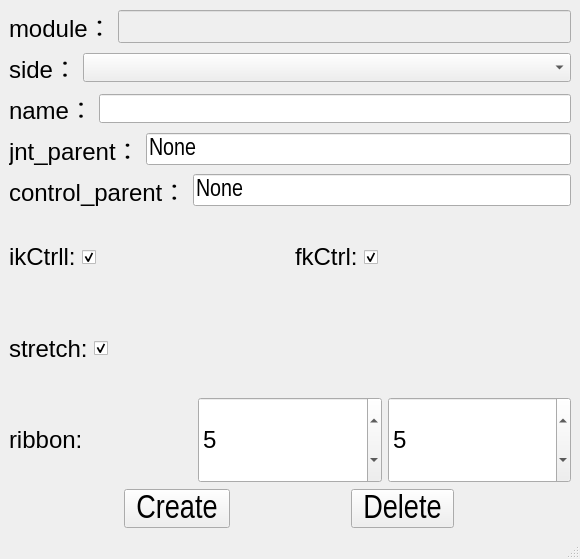
<?xml version="1.0" encoding="UTF-8"?>
<ui version="4.0">
 <class>MainWindow</class>
 <widget class="QMainWindow" name="MainWindow">
  <property name="geometry">
   <rect>
    <x>0</x>
    <y>0</y>
    <width>580</width>
    <height>559</height>
   </rect>
  </property>
  <property name="windowTitle">
   <string>MainWindow</string>
  </property>
  <widget class="QWidget" name="centralwidget">
   <layout class="QVBoxLayout" name="verticalLayout_2">
    <item>
     <layout class="QVBoxLayout" name="verticalLayout">
      <item>
       <layout class="QHBoxLayout" name="horizontalLayout">
        <item>
         <widget class="QLabel" name="label">
          <property name="sizePolicy">
           <sizepolicy hsizetype="Fixed" vsizetype="Fixed">
            <horstretch>0</horstretch>
            <verstretch>0</verstretch>
           </sizepolicy>
          </property>
          <property name="font">
           <font>
            <pointsize>18</pointsize>
            <kerning>true</kerning>
           </font>
          </property>
          <property name="contextMenuPolicy">
           <enum>Qt::PreventContextMenu</enum>
          </property>
          <property name="layoutDirection">
           <enum>Qt::LeftToRight</enum>
          </property>
          <property name="text">
           <string>module：</string>
          </property>
          <property name="alignment">
           <set>Qt::AlignLeading|Qt::AlignLeft|Qt::AlignVCenter</set>
          </property>
         </widget>
        </item>
        <item>
         <widget class="QLineEdit" name="module_edit">
          <property name="enabled">
           <bool>false</bool>
          </property>
          <property name="font">
           <font>
            <pointsize>16</pointsize>
           </font>
          </property>
         </widget>
        </item>
       </layout>
      </item>
      <item>
       <layout class="QHBoxLayout" name="horizontalLayout_2">
        <item>
         <widget class="QLabel" name="side_label">
          <property name="sizePolicy">
           <sizepolicy hsizetype="Fixed" vsizetype="Fixed">
            <horstretch>0</horstretch>
            <verstretch>0</verstretch>
           </sizepolicy>
          </property>
          <property name="font">
           <font>
            <pointsize>18</pointsize>
            <weight>50</weight>
            <bold>false</bold>
            <kerning>true</kerning>
           </font>
          </property>
          <property name="focusPolicy">
           <enum>Qt::NoFocus</enum>
          </property>
          <property name="contextMenuPolicy">
           <enum>Qt::DefaultContextMenu</enum>
          </property>
          <property name="layoutDirection">
           <enum>Qt::LeftToRight</enum>
          </property>
          <property name="text">
           <string>side：</string>
          </property>
          <property name="alignment">
           <set>Qt::AlignLeading|Qt::AlignLeft|Qt::AlignVCenter</set>
          </property>
         </widget>
        </item>
        <item>
         <widget class="QComboBox" name="side_cbox">
          <property name="sizePolicy">
           <sizepolicy hsizetype="Preferred" vsizetype="Fixed">
            <horstretch>0</horstretch>
            <verstretch>0</verstretch>
           </sizepolicy>
          </property>
          <property name="font">
           <font>
            <family>Arial Narrow</family>
            <pointsize>16</pointsize>
            <weight>50</weight>
            <bold>false</bold>
           </font>
          </property>
         </widget>
        </item>
       </layout>
      </item>
      <item>
       <layout class="QHBoxLayout" name="horizontalLayout_3">
        <item>
         <widget class="QLabel" name="label_4">
          <property name="sizePolicy">
           <sizepolicy hsizetype="Fixed" vsizetype="Fixed">
            <horstretch>0</horstretch>
            <verstretch>0</verstretch>
           </sizepolicy>
          </property>
          <property name="font">
           <font>
            <pointsize>18</pointsize>
            <weight>50</weight>
            <bold>false</bold>
            <kerning>true</kerning>
           </font>
          </property>
          <property name="layoutDirection">
           <enum>Qt::LeftToRight</enum>
          </property>
          <property name="text">
           <string>name：</string>
          </property>
          <property name="alignment">
           <set>Qt::AlignLeading|Qt::AlignLeft|Qt::AlignVCenter</set>
          </property>
         </widget>
        </item>
        <item>
         <widget class="QLineEdit" name="name_edit">
          <property name="font">
           <font>
            <family>Arial Narrow</family>
            <pointsize>16</pointsize>
           </font>
          </property>
         </widget>
        </item>
       </layout>
      </item>
      <item>
       <layout class="QHBoxLayout" name="horizontalLayout_5">
        <item>
         <widget class="QLabel" name="label_6">
          <property name="font">
           <font>
            <pointsize>18</pointsize>
            <weight>50</weight>
            <bold>false</bold>
            <kerning>true</kerning>
           </font>
          </property>
          <property name="layoutDirection">
           <enum>Qt::LeftToRight</enum>
          </property>
          <property name="text">
           <string>jnt_parent：</string>
          </property>
          <property name="alignment">
           <set>Qt::AlignLeading|Qt::AlignLeft|Qt::AlignVCenter</set>
          </property>
         </widget>
        </item>
        <item>
         <widget class="QLineEdit" name="jnt_parent_edit">
          <property name="font">
           <font>
            <family>Arial Narrow</family>
            <pointsize>18</pointsize>
           </font>
          </property>
          <property name="text">
           <string>None</string>
          </property>
         </widget>
        </item>
       </layout>
      </item>
      <item>
       <layout class="QHBoxLayout" name="horizontalLayout_6">
        <item>
         <widget class="QLabel" name="label_7">
          <property name="sizePolicy">
           <sizepolicy hsizetype="Fixed" vsizetype="Fixed">
            <horstretch>0</horstretch>
            <verstretch>0</verstretch>
           </sizepolicy>
          </property>
          <property name="font">
           <font>
            <pointsize>18</pointsize>
            <weight>50</weight>
            <bold>false</bold>
            <kerning>true</kerning>
           </font>
          </property>
          <property name="layoutDirection">
           <enum>Qt::LeftToRight</enum>
          </property>
          <property name="text">
           <string>control_parent：</string>
          </property>
          <property name="alignment">
           <set>Qt::AlignLeading|Qt::AlignLeft|Qt::AlignVCenter</set>
          </property>
         </widget>
        </item>
        <item>
         <widget class="QLineEdit" name="control_parent_edit">
          <property name="font">
           <font>
            <family>Arial Narrow</family>
            <pointsize>18</pointsize>
           </font>
          </property>
          <property name="text">
           <string>None</string>
          </property>
         </widget>
        </item>
       </layout>
      </item>
      <item>
       <layout class="QHBoxLayout" name="horizontalLayout_11">
        <item>
         <widget class="QLabel" name="ikCtrl_label">
          <property name="sizePolicy">
           <sizepolicy hsizetype="Fixed" vsizetype="Preferred">
            <horstretch>0</horstretch>
            <verstretch>0</verstretch>
           </sizepolicy>
          </property>
          <property name="font">
           <font>
            <pointsize>18</pointsize>
           </font>
          </property>
          <property name="text">
           <string>ikCtrll:</string>
          </property>
         </widget>
        </item>
        <item>
         <widget class="QCheckBox" name="ikCtrl_cbox">
          <property name="sizePolicy">
           <sizepolicy hsizetype="Preferred" vsizetype="Preferred">
            <horstretch>0</horstretch>
            <verstretch>0</verstretch>
           </sizepolicy>
          </property>
          <property name="text">
           <string/>
          </property>
          <property name="checked">
           <bool>true</bool>
          </property>
         </widget>
        </item>
        <item>
         <widget class="QLabel" name="fkCtrl_label">
          <property name="sizePolicy">
           <sizepolicy hsizetype="Fixed" vsizetype="Preferred">
            <horstretch>0</horstretch>
            <verstretch>0</verstretch>
           </sizepolicy>
          </property>
          <property name="font">
           <font>
            <pointsize>18</pointsize>
           </font>
          </property>
          <property name="text">
           <string>fkCtrl:</string>
          </property>
         </widget>
        </item>
        <item>
         <widget class="QCheckBox" name="fkCtrl_cbox">
          <property name="sizePolicy">
           <sizepolicy hsizetype="Preferred" vsizetype="Preferred">
            <horstretch>0</horstretch>
            <verstretch>0</verstretch>
           </sizepolicy>
          </property>
          <property name="checked">
           <bool>true</bool>
          </property>
         </widget>
        </item>
       </layout>
      </item>
      <item>
       <layout class="QHBoxLayout" name="horizontalLayout_9">
        <item>
         <widget class="QLabel" name="stretch_label">
          <property name="sizePolicy">
           <sizepolicy hsizetype="Fixed" vsizetype="Preferred">
            <horstretch>0</horstretch>
            <verstretch>0</verstretch>
           </sizepolicy>
          </property>
          <property name="font">
           <font>
            <pointsize>18</pointsize>
           </font>
          </property>
          <property name="text">
           <string>stretch:</string>
          </property>
         </widget>
        </item>
        <item>
         <widget class="QCheckBox" name="stretch_cbox">
          <property name="sizePolicy">
           <sizepolicy hsizetype="Preferred" vsizetype="Preferred">
            <horstretch>0</horstretch>
            <verstretch>0</verstretch>
           </sizepolicy>
          </property>
          <property name="text">
           <string/>
          </property>
          <property name="checked">
           <bool>true</bool>
          </property>
         </widget>
        </item>
       </layout>
      </item>
      <item>
       <layout class="QHBoxLayout" name="horizontalLayout_4">
        <item>
         <widget class="QLabel" name="ribbon_label">
          <property name="sizePolicy">
           <sizepolicy hsizetype="Preferred" vsizetype="Preferred">
            <horstretch>0</horstretch>
            <verstretch>0</verstretch>
           </sizepolicy>
          </property>
          <property name="font">
           <font>
            <pointsize>18</pointsize>
           </font>
          </property>
          <property name="text">
           <string>ribbon:</string>
          </property>
         </widget>
        </item>
        <item>
         <widget class="QSpinBox" name="up_number_sbox">
          <property name="sizePolicy">
           <sizepolicy hsizetype="Preferred" vsizetype="Preferred">
            <horstretch>0</horstretch>
            <verstretch>0</verstretch>
           </sizepolicy>
          </property>
          <property name="font">
           <font>
            <pointsize>18</pointsize>
           </font>
          </property>
          <property name="minimum">
           <number>1</number>
          </property>
          <property name="value">
           <number>5</number>
          </property>
         </widget>
        </item>
        <item>
         <widget class="QSpinBox" name="down_number_sbox">
          <property name="sizePolicy">
           <sizepolicy hsizetype="Preferred" vsizetype="Preferred">
            <horstretch>0</horstretch>
            <verstretch>0</verstretch>
           </sizepolicy>
          </property>
          <property name="font">
           <font>
            <pointsize>18</pointsize>
           </font>
          </property>
          <property name="minimum">
           <number>1</number>
          </property>
          <property name="value">
           <number>5</number>
          </property>
         </widget>
        </item>
       </layout>
      </item>
      <item>
       <layout class="QHBoxLayout" name="horizontalLayout_7">
        <item>
         <widget class="QToolButton" name="create_btn">
          <property name="enabled">
           <bool>true</bool>
          </property>
          <property name="font">
           <font>
            <family>Arial Narrow</family>
            <pointsize>25</pointsize>
           </font>
          </property>
          <property name="text">
           <string>Create</string>
          </property>
          <property name="iconSize">
           <size>
            <width>40</width>
            <height>40</height>
           </size>
          </property>
         </widget>
        </item>
        <item>
         <widget class="QToolButton" name="delete_btn">
          <property name="enabled">
           <bool>true</bool>
          </property>
          <property name="sizePolicy">
           <sizepolicy hsizetype="Fixed" vsizetype="Fixed">
            <horstretch>0</horstretch>
            <verstretch>0</verstretch>
           </sizepolicy>
          </property>
          <property name="font">
           <font>
            <family>Arial Narrow</family>
            <pointsize>25</pointsize>
           </font>
          </property>
          <property name="text">
           <string>Delete</string>
          </property>
          <property name="iconSize">
           <size>
            <width>40</width>
            <height>40</height>
           </size>
          </property>
          <property name="checked">
           <bool>false</bool>
          </property>
         </widget>
        </item>
       </layout>
      </item>
     </layout>
    </item>
   </layout>
  </widget>
  <widget class="QMenuBar" name="menubar">
   <property name="geometry">
    <rect>
     <x>0</x>
     <y>0</y>
     <width>580</width>
     <height>23</height>
    </rect>
   </property>
  </widget>
  <widget class="QStatusBar" name="statusbar"/>
 </widget>
 <resources/>
 <connections/>
</ui>
